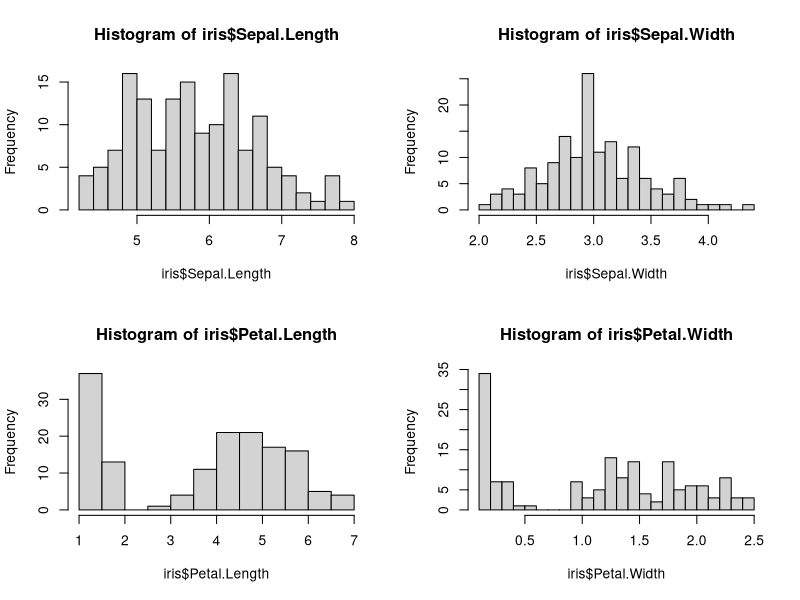
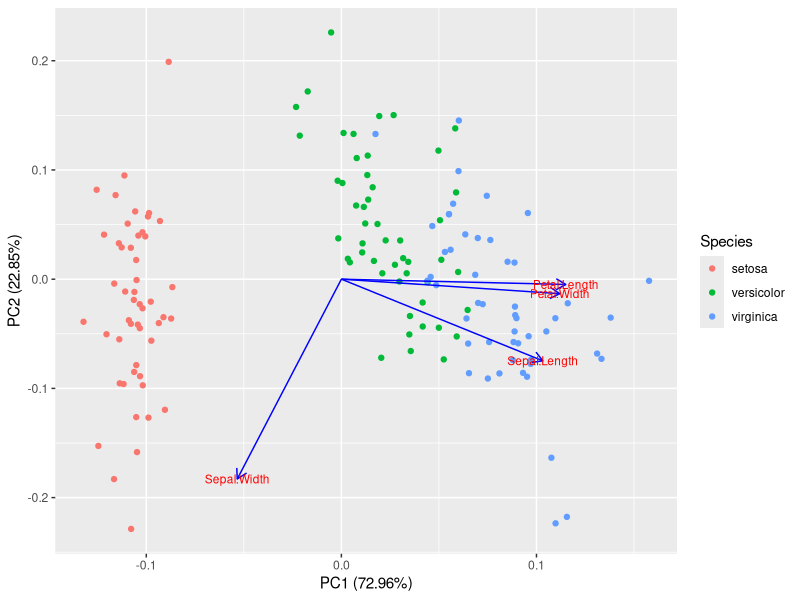

The R script that drew these images, in order:
## ---- chunk 1
data(iris)
head(iris)
## ---- chunk 2
str(iris)
## ---- chunk 3
par(mfrow = c(2, 2))
hist(iris$Sepal.Length, breaks = 20)
hist(iris$Sepal.Width, breaks = 20)
hist(iris$Petal.Length, breaks = 20)
hist(iris$Petal.Width, breaks = 20)
## ---- chunk 4
library(ggfortify)
df <- iris[1:4]
pca_res <- prcomp(df, scale. = TRUE)

autoplot(pca_res, data = iris, colour = 'Species',
         loadings = TRUE, loadings.colour = 'blue',
         loadings.label = TRUE, loadings.label.size = 3)
## ---- chunk 5
summary(pca_res)
